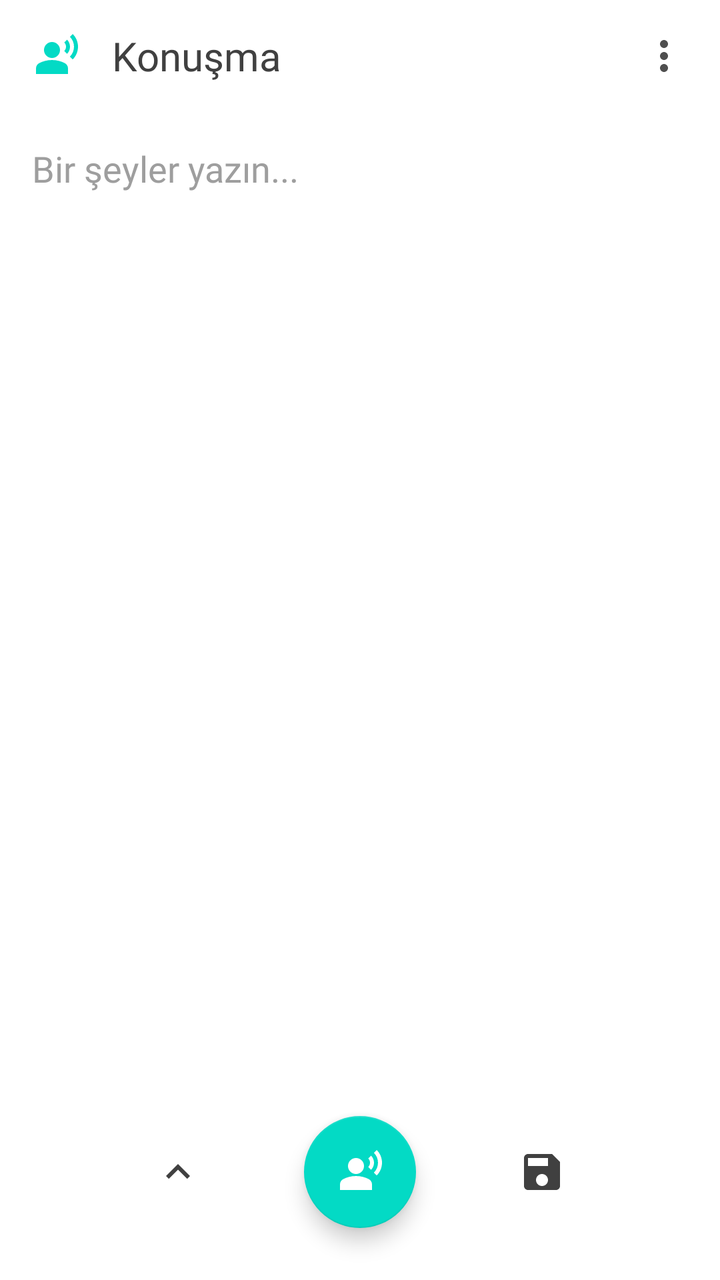
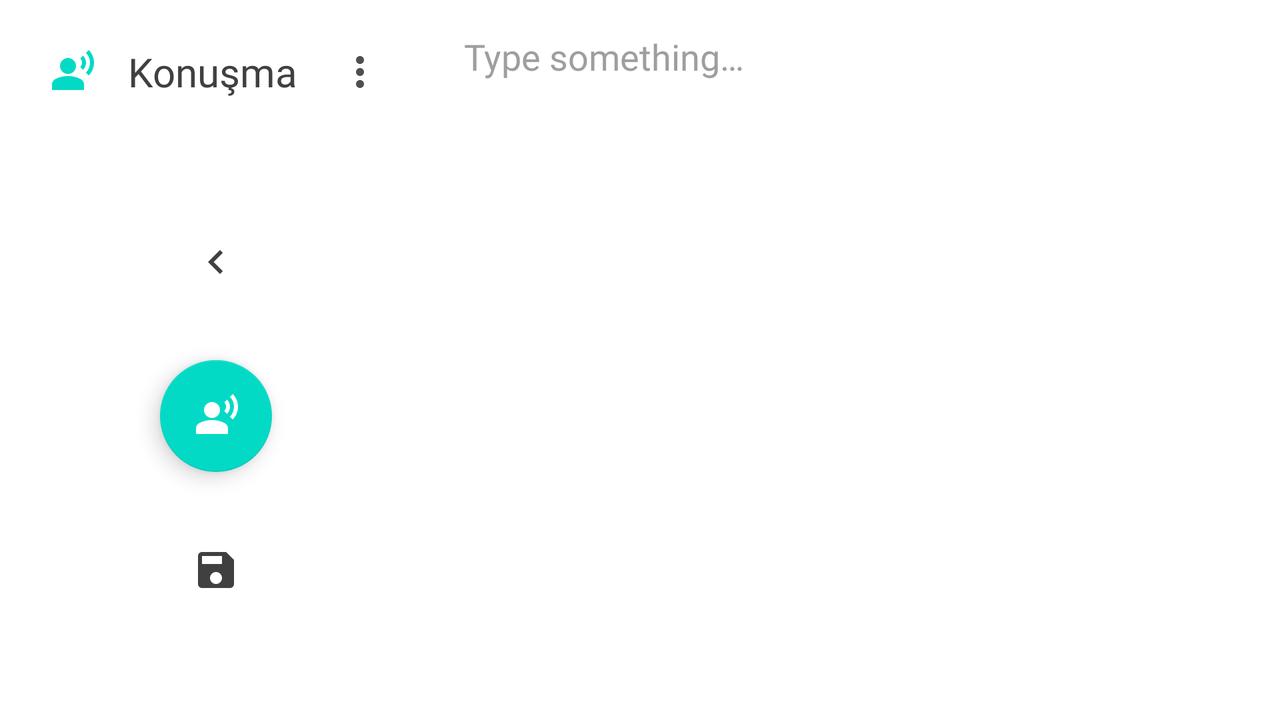

One screen, two layout resources from the same app: the default and the repository's alternative for another configuration. Each is rendered where Android would select it; the XML of both is given below.
<!-- AndroidManifest.xml: application theme Theme.Konuşma -->
<!-- res/layout/activity_main.xml -->
<?xml version="1.0" encoding="utf-8"?>
<LinearLayout xmlns:android="http://schemas.android.com/apk/res/android"
    xmlns:app="http://schemas.android.com/apk/res-auto"
    xmlns:tools="http://schemas.android.com/tools"
    android:id="@+id/main"
    android:layout_width="match_parent"
    android:layout_height="match_parent"
    android:background="@color/grey10"
    android:orientation="vertical"
    tools:context=".MainActivity">

    <LinearLayout
        android:id="@+id/mainWindow"
        android:layout_width="match_parent"
        android:layout_height="match_parent"
        android:orientation="vertical">

        <LinearLayout
            android:id="@+id/mainScreen"
            android:layout_width="match_parent"
            android:layout_height="0dp"
            android:layout_weight="1"
            android:orientation="vertical">

            <LinearLayout
                android:layout_width="match_parent"
                android:layout_height="wrap_content"
                android:gravity="center_vertical"
                android:orientation="horizontal">

                <ImageView
                    android:id="@+id/imageView4"
                    android:layout_width="wrap_content"
                    android:layout_height="wrap_content"
                    android:padding="16dp"
                    app:srcCompat="@drawable/baseline_spatial_audio_off_24"
                    app:tint="@color/teal_200" />

                <TextView
                    android:layout_width="0dp"
                    android:layout_height="wrap_content"
                    android:layout_weight="1"
                    android:text="@string/app_name"
                    android:textColor="@color/grey6"
                    android:textSize="20sp" />

                <ImageView
                    android:id="@+id/optionsButton"
                    android:layout_width="wrap_content"
                    android:layout_height="wrap_content"
                    android:background="@drawable/ripple"
                    android:padding="16dp"
                    app:srcCompat="@drawable/baseline_more_vert_24" />

            </LinearLayout>

            <EditText
                android:id="@+id/editText"
                android:layout_width="match_parent"
                android:layout_height="0dp"
                android:layout_weight="1"
                android:background="@android:color/transparent"
                android:ems="10"
                android:gravity="top"
                android:hint="Bir şeyler yazın..."
                android:inputType="text|textMultiLine"
                android:paddingStart="16dp"
                android:paddingTop="16dp"
                android:paddingEnd="16dp"
                android:paddingBottom="16dp"
                android:scrollbars="vertical"
                android:singleLine="false"
                android:textColor="@color/grey1"
                android:textColorHint="#9e9e9e" />

        </LinearLayout>

        <LinearLayout
            android:id="@+id/bottomNavigation"
            android:layout_width="match_parent"
            android:layout_height="wrap_content"
            android:layout_margin="8dp"
            android:background="@drawable/sheet_bg_2"
            android:orientation="vertical">

            <LinearLayout
                android:id="@+id/optionsLayout"
                android:layout_width="match_parent"
                android:layout_height="wrap_content"
                android:orientation="vertical">

                <LinearLayout
                    android:id="@+id/languageLayout"
                    android:layout_width="match_parent"
                    android:layout_height="wrap_content"
                    android:background="@drawable/ripple2"
                    android:gravity="center_vertical"
                    android:orientation="horizontal"
                    android:padding="16dp"
                    android:visibility="gone">

                    <LinearLayout
                        android:layout_width="0dp"
                        android:layout_height="wrap_content"
                        android:layout_weight="1"
                        android:orientation="vertical">

                        <TextView
                            android:id="@+id/languageText"
                            android:layout_width="match_parent"
                            android:layout_height="wrap_content"
                            android:text="@string/default_language"
                            android:textSize="16sp"
                            android:textStyle="bold" />

                        <TextView
                            android:id="@+id/countryText"
                            android:layout_width="match_parent"
                            android:layout_height="wrap_content"
                            android:text="@string/default_region" />
                    </LinearLayout>

                    <ImageView
                        android:id="@+id/imageView"
                        android:layout_width="wrap_content"
                        android:layout_height="wrap_content"
                        app:srcCompat="@drawable/baseline_arrow_forward_ios_24" />

                </LinearLayout>

                <LinearLayout
                    android:id="@+id/voiceLayout"
                    android:layout_width="match_parent"
                    android:layout_height="wrap_content"
                    android:gravity="center_vertical"
                    android:orientation="horizontal"
                    android:padding="16dp"
                    android:visibility="gone">

                    <TextView
                        android:layout_width="wrap_content"
                        android:layout_height="wrap_content"
                        android:layout_marginEnd="8dp"
                        android:text="@string/voice"
                        android:textSize="14sp" />

                    <androidx.recyclerview.widget.RecyclerView
                        android:id="@+id/voicesList"
                        android:layout_width="match_parent"
                        android:layout_height="wrap_content"
                        android:paddingBottom="3dp" />

                </LinearLayout>

                <LinearLayout
                    android:id="@+id/rateLayout"
                    android:layout_width="match_parent"
                    android:layout_height="wrap_content"
                    android:orientation="horizontal"
                    android:padding="16dp"
                    android:visibility="gone">

                    <TextView
                        android:layout_width="wrap_content"
                        android:layout_height="wrap_content"
                        android:text="@string/rate" />

                    <SeekBar
                        android:id="@+id/rateSeekBar"
                        android:layout_width="wrap_content"
                        android:layout_height="wrap_content"
                        android:layout_marginStart="8dp"
                        android:layout_weight="1"
                        android:max="12"
                        android:progress="6" />

                    <TextView
                        android:id="@+id/rateText"
                        android:layout_width="wrap_content"
                        android:layout_height="wrap_content"
                        android:ems="2"
                        android:gravity="end"
                        android:text="1.0"
                        android:textStyle="bold" />

                </LinearLayout>

                <LinearLayout
                    android:id="@+id/pitchLayout"
                    android:layout_width="match_parent"
                    android:layout_height="wrap_content"
                    android:orientation="horizontal"
                    android:padding="16dp"
                    android:visibility="gone">

                    <TextView
                        android:id="@+id/textView3"
                        android:layout_width="wrap_content"
                        android:layout_height="wrap_content"
                        android:text="@string/pitch" />

                    <SeekBar
                        android:id="@+id/pitchSeekBar"
                        android:layout_width="wrap_content"
                        android:layout_height="wrap_content"
                        android:layout_marginStart="8dp"
                        android:layout_weight="1"
                        android:max="12"
                        android:progress="6" />

                    <TextView
                        android:id="@+id/pitchText"
                        android:layout_width="wrap_content"
                        android:layout_height="wrap_content"
                        android:ems="2"
                        android:gravity="end"
                        android:text="1.0"
                        android:textStyle="bold" />

                </LinearLayout>

                <LinearLayout
                    android:id="@+id/bottomBarLayout"
                    android:layout_width="match_parent"
                    android:layout_height="wrap_content"
                    android:clipToPadding="false"
                    android:gravity="center_horizontal|center_vertical"
                    android:orientation="horizontal"
                    android:padding="18dp">

                    <ImageView
                        android:id="@+id/expandButton"
                        android:layout_width="wrap_content"
                        android:layout_height="wrap_content"
                        android:layout_weight="1"
                        android:background="@drawable/ripple"
                        android:padding="8dp"
                        android:rotation="180"
                        app:srcCompat="@drawable/baseline_expand_more_24" />

                    <com.google.android.material.floatingactionbutton.FloatingActionButton
                        android:id="@+id/playPauseButton"
                        android:layout_width="wrap_content"
                        android:layout_height="wrap_content"
                        android:clickable="true"
                        android:src="@drawable/baseline_spatial_audio_off_24" />

                    <ImageView
                        android:id="@+id/saveButton"
                        android:layout_width="wrap_content"
                        android:layout_height="wrap_content"
                        android:layout_weight="1"
                        android:background="@drawable/ripple"
                        android:padding="8dp"
                        app:srcCompat="@drawable/baseline_save_24" />
                </LinearLayout>
            </LinearLayout>
        </LinearLayout>

    </LinearLayout>

</LinearLayout>
<!-- resources referenced by this layout -->
<resources>
  <color name="grey1">@color/black</color>
  <color name="grey10">@color/white</color>
  <color name="grey6">@color/dark_grey</color>
  <color name="teal_200">#FF03DAC5</color>
  <!-- drawable baseline_arrow_forward_ios_24 (drawable) -->
  <vector xmlns:android="http://schemas.android.com/apk/res/android" android:autoMirrored="true" android:height="24dp" android:tint="@color/grey6" android:viewportHeight="24" android:viewportWidth="24" android:width="24dp">
        
      <path android:fillColor="@android:color/white" android:pathData="M6.23,20.23l1.77,1.77l10,-10l-10,-10l-1.77,1.77l8.23,8.23z"/>
      
  </vector>
  <!-- drawable baseline_expand_more_24 (drawable) -->
  <vector xmlns:android="http://schemas.android.com/apk/res/android" android:height="24dp" android:tint="@color/grey6" android:viewportHeight="24" android:viewportWidth="24" android:width="24dp">
        
      <path android:fillColor="@android:color/white" android:pathData="M16.59,8.59L12,13.17 7.41,8.59 6,10l6,6 6,-6z"/>
      
  </vector>
  <!-- drawable baseline_more_vert_24 (drawable) -->
  <vector xmlns:android="http://schemas.android.com/apk/res/android" android:height="24dp" android:tint="#4F4F4F" android:viewportHeight="24" android:viewportWidth="24" android:width="24dp">
        
      <path android:fillColor="@android:color/white" android:pathData="M12,8c1.1,0 2,-0.9 2,-2s-0.9,-2 -2,-2 -2,0.9 -2,2 0.9,2 2,2zM12,10c-1.1,0 -2,0.9 -2,2s0.9,2 2,2 2,-0.9 2,-2 -0.9,-2 -2,-2zM12,16c-1.1,0 -2,0.9 -2,2s0.9,2 2,2 2,-0.9 2,-2 -0.9,-2 -2,-2z"/>
      
  </vector>
  <!-- drawable baseline_save_24 (drawable) -->
  <vector xmlns:android="http://schemas.android.com/apk/res/android" android:height="24dp" android:tint="@color/grey6" android:viewportHeight="24" android:viewportWidth="24" android:width="24dp">
        
      <path android:fillColor="@android:color/white" android:pathData="M17,3L5,3c-1.11,0 -2,0.9 -2,2v14c0,1.1 0.89,2 2,2h14c1.1,0 2,-0.9 2,-2L21,7l-4,-4zM12,19c-1.66,0 -3,-1.34 -3,-3s1.34,-3 3,-3 3,1.34 3,3 -1.34,3 -3,3zM15,9L5,9L5,5h10v4z"/>
      
  </vector>
  <!-- drawable ripple (drawable) -->
  <?xml version="1.0" encoding="utf-8"?>
  <ripple xmlns:android="http://schemas.android.com/apk/res/android"
      android:color="@color/grey2"
      android:radius="28dp">
  </ripple>
  <!-- drawable ripple2 (drawable) -->
  <?xml version="1.0" encoding="utf-8"?>
  <ripple xmlns:android="http://schemas.android.com/apk/res/android"
      android:color="@color/grey9">
      <item>
          <shape android:shape="rectangle">
              <solid android:color="@color/grey3"/>
              <corners android:topLeftRadius="24dp"
                  android:topRightRadius="24dp"/>
          </shape>
      </item>
  </ripple>
  <string name="app_name" translatable="false">Konuşma</string>
  <string name="default_language">English</string>
  <string name="default_region">United States</string>
  <string name="pitch">Pitch</string>
  <string name="rate">Rate</string>
  <string name="voice">Voice</string>
  <color name="black">#FF000000</color>
  <color name="white">#FFFFFFFF</color>
  <color name="dark_grey">#FF404040</color>
  <color name="grey2">@color/light_grey</color>
  <color name="grey9">@color/less_light_grey</color>
  <color name="grey3">@color/very_light_grey</color>
  <color name="purple_500">#FF6200EE</color>
  <color name="purple_700">#FF3700B3</color>
  <color name="grey0">@color/white</color>
  <color name="teal_700">#FF018786</color>
  <color name="light_grey">#FFCCCCCC</color>
  <color name="less_light_grey">#FFAAAAAA</color>
  <color name="very_light_grey">#FFEEEEEE</color>
</resources>
<!-- res/layout-land/activity_main.xml (the repository's variant of the layout above) -->
<!-- drawn on the phone turned sideways -->
<?xml version="1.0" encoding="utf-8"?>
<LinearLayout xmlns:android="http://schemas.android.com/apk/res/android"
    xmlns:app="http://schemas.android.com/apk/res-auto"
    xmlns:tools="http://schemas.android.com/tools"
    android:id="@+id/main"
    android:layout_width="match_parent"
    android:layout_height="match_parent"
    android:background="@color/grey10"
    android:orientation="vertical"
    tools:context=".MainActivity">

    <LinearLayout
        android:id="@+id/mainWindow"
        android:layout_width="match_parent"
        android:layout_height="match_parent"
        android:orientation="horizontal">

        <LinearLayout
            android:id="@+id/bottomNavigation"
            android:layout_width="wrap_content"
            android:layout_height="match_parent"
            android:layout_margin="8dp"
            android:background="@drawable/sheet_bg_2"
            android:orientation="vertical">

            <LinearLayout
                android:layout_width="match_parent"
                android:layout_height="wrap_content"
                android:gravity="center_vertical"
                android:orientation="horizontal">

                <ImageView
                    android:id="@+id/imageView4"
                    android:layout_width="wrap_content"
                    android:layout_height="wrap_content"
                    android:padding="16dp"
                    app:srcCompat="@drawable/baseline_spatial_audio_off_24"
                    app:tint="@color/teal_200" />

                <TextView
                    android:layout_width="0dp"
                    android:layout_height="wrap_content"
                    android:layout_weight="1"
                    android:text="@string/app_name"
                    android:textColor="@color/grey6"
                    android:textSize="20sp" />

                <ImageView
                    android:id="@+id/optionsButton"
                    android:layout_width="wrap_content"
                    android:layout_height="wrap_content"
                    android:background="@drawable/ripple"
                    android:padding="16dp"
                    app:srcCompat="@drawable/baseline_more_vert_24" />

            </LinearLayout>

            <LinearLayout
                android:id="@+id/bottomBarLayout"
                android:layout_width="200dp"
                android:layout_height="match_parent"
                android:clipToPadding="false"
                android:gravity="center_horizontal|center_vertical"
                android:orientation="vertical"
                android:padding="18dp">

                <ImageView
                    android:id="@+id/expandButton"
                    android:layout_width="wrap_content"
                    android:layout_height="wrap_content"
                    android:layout_weight="1"
                    android:background="@drawable/ripple"
                    android:padding="8dp"
                    android:rotation="180"
                    app:srcCompat="@drawable/baseline_chevron_right_24" />

                <com.google.android.material.floatingactionbutton.FloatingActionButton
                    android:id="@+id/playPauseButton"
                    android:layout_width="wrap_content"
                    android:layout_height="wrap_content"
                    android:clickable="true"
                    android:src="@drawable/baseline_spatial_audio_off_24" />

                <ImageView
                    android:id="@+id/saveButton"
                    android:layout_width="wrap_content"
                    android:layout_height="wrap_content"
                    android:layout_weight="1"
                    android:background="@drawable/ripple"
                    android:padding="8dp"
                    app:srcCompat="@drawable/baseline_save_24" />
            </LinearLayout>
        </LinearLayout>

        <LinearLayout
            android:id="@+id/mainScreen"
            android:layout_width="match_parent"
            android:layout_height="match_parent"
            android:orientation="horizontal">

            <EditText
                android:id="@+id/editText"
                android:layout_width="0dp"
                android:layout_height="match_parent"
                android:layout_weight="1"
                android:background="@android:color/transparent"
                android:ems="10"
                android:gravity="top"
                android:hint="@string/type_something"
                android:inputType="text|textMultiLine"
                android:paddingStart="16dp"
                android:paddingTop="16dp"
                android:paddingEnd="16dp"
                android:paddingBottom="16dp"
                android:scrollbars="vertical"
                android:singleLine="false"
                android:textColor="@color/grey1"
                android:textColorHint="#9e9e9e" />

            <LinearLayout
                android:id="@+id/optionsLayout"
                android:layout_width="wrap_content"
                android:layout_height="match_parent"
                android:layout_margin="8dp"
                android:background="@drawable/sheet_bg_2"
                android:orientation="vertical">

                <LinearLayout
                    android:id="@+id/languageLayout"
                    android:layout_width="270dp"
                    android:layout_height="wrap_content"
                    android:background="@drawable/sheet_bg_2"
                    android:gravity="center_vertical"
                    android:orientation="horizontal"
                    android:padding="16dp"
                    android:visibility="gone">

                    <LinearLayout
                        android:layout_width="0dp"
                        android:layout_height="wrap_content"
                        android:layout_weight="1"
                        android:orientation="vertical">

                        <TextView
                            android:id="@+id/languageText"
                            android:layout_width="match_parent"
                            android:layout_height="wrap_content"
                            android:text="@string/default_language"
                            android:textSize="16sp"
                            android:textStyle="bold" />

                        <TextView
                            android:id="@+id/countryText"
                            android:layout_width="match_parent"
                            android:layout_height="wrap_content"
                            android:text="@string/default_region" />
                    </LinearLayout>

                    <ImageView
                        android:id="@+id/imageView"
                        android:layout_width="wrap_content"
                        android:layout_height="wrap_content"
                        app:srcCompat="@drawable/baseline_arrow_forward_ios_24" />

                </LinearLayout>

                <LinearLayout
                    android:id="@+id/voiceLayout"
                    android:layout_width="match_parent"
                    android:layout_height="wrap_content"
                    android:gravity="center_vertical"
                    android:orientation="horizontal"
                    android:padding="16dp"
                    android:visibility="gone">

                    <TextView
                        android:layout_width="wrap_content"
                        android:layout_height="wrap_content"
                        android:layout_marginEnd="8dp"
                        android:text="@string/voice"
                        android:textSize="14sp" />

                    <androidx.recyclerview.widget.RecyclerView
                        android:id="@+id/voicesList"
                        android:layout_width="match_parent"
                        android:layout_height="wrap_content"
                        android:paddingBottom="3dp" />

                </LinearLayout>

                <LinearLayout
                    android:id="@+id/rateLayout"
                    android:layout_width="match_parent"
                    android:layout_height="wrap_content"
                    android:orientation="horizontal"
                    android:padding="16dp"
                    android:visibility="gone">

                    <TextView
                        android:layout_width="wrap_content"
                        android:layout_height="wrap_content"
                        android:text="@string/rate" />

                    <SeekBar
                        android:id="@+id/rateSeekBar"
                        android:layout_width="wrap_content"
                        android:layout_height="wrap_content"
                        android:layout_marginStart="8dp"
                        android:layout_weight="1"
                        android:max="12"
                        android:progress="6" />

                    <TextView
                        android:id="@+id/rateText"
                        android:layout_width="wrap_content"
                        android:layout_height="wrap_content"
                        android:ems="2"
                        android:gravity="end"
                        android:text="1.0"
                        android:textStyle="bold" />

                </LinearLayout>

                <LinearLayout
                    android:id="@+id/pitchLayout"
                    android:layout_width="match_parent"
                    android:layout_height="wrap_content"
                    android:orientation="horizontal"
                    android:padding="16dp"
                    android:visibility="gone">

                    <TextView
                        android:id="@+id/textView3"
                        android:layout_width="wrap_content"
                        android:layout_height="wrap_content"
                        android:text="@string/pitch" />

                    <SeekBar
                        android:id="@+id/pitchSeekBar"
                        android:layout_width="wrap_content"
                        android:layout_height="wrap_content"
                        android:layout_marginStart="8dp"
                        android:layout_weight="1"
                        android:max="12"
                        android:progress="6" />

                    <TextView
                        android:id="@+id/pitchText"
                        android:layout_width="wrap_content"
                        android:layout_height="wrap_content"
                        android:ems="2"
                        android:gravity="end"
                        android:text="1.0"
                        android:textStyle="bold" />

                </LinearLayout>

            </LinearLayout>
        </LinearLayout>

    </LinearLayout>

</LinearLayout>
<!-- resources referenced by the variant -->
<!-- as the phone turned sideways resolves them -->
<resources>
  <color name="grey1">@color/black</color>
  <color name="grey10">@color/white</color>
  <color name="grey6">@color/dark_grey</color>
  <color name="teal_200">#FF03DAC5</color>
  <!-- drawable baseline_arrow_forward_ios_24 (drawable) -->
  <vector xmlns:android="http://schemas.android.com/apk/res/android" android:autoMirrored="true" android:height="24dp" android:tint="@color/grey6" android:viewportHeight="24" android:viewportWidth="24" android:width="24dp">
        
      <path android:fillColor="@android:color/white" android:pathData="M6.23,20.23l1.77,1.77l10,-10l-10,-10l-1.77,1.77l8.23,8.23z"/>
      
  </vector>
  <!-- drawable baseline_chevron_right_24 (drawable) -->
  <vector xmlns:android="http://schemas.android.com/apk/res/android" android:height="24dp" android:tint="@color/grey6" android:viewportHeight="24" android:viewportWidth="24" android:width="24dp">
        
      <path android:fillColor="@android:color/white" android:pathData="M10,6L8.59,7.41 13.17,12l-4.58,4.59L10,18l6,-6z"/>
      
  </vector>
  <!-- drawable baseline_more_vert_24 (drawable) -->
  <vector xmlns:android="http://schemas.android.com/apk/res/android" android:height="24dp" android:tint="#4F4F4F" android:viewportHeight="24" android:viewportWidth="24" android:width="24dp">
        
      <path android:fillColor="@android:color/white" android:pathData="M12,8c1.1,0 2,-0.9 2,-2s-0.9,-2 -2,-2 -2,0.9 -2,2 0.9,2 2,2zM12,10c-1.1,0 -2,0.9 -2,2s0.9,2 2,2 2,-0.9 2,-2 -0.9,-2 -2,-2zM12,16c-1.1,0 -2,0.9 -2,2s0.9,2 2,2 2,-0.9 2,-2 -0.9,-2 -2,-2z"/>
      
  </vector>
  <!-- drawable baseline_save_24 (drawable) -->
  <vector xmlns:android="http://schemas.android.com/apk/res/android" android:height="24dp" android:tint="@color/grey6" android:viewportHeight="24" android:viewportWidth="24" android:width="24dp">
        
      <path android:fillColor="@android:color/white" android:pathData="M17,3L5,3c-1.11,0 -2,0.9 -2,2v14c0,1.1 0.89,2 2,2h14c1.1,0 2,-0.9 2,-2L21,7l-4,-4zM12,19c-1.66,0 -3,-1.34 -3,-3s1.34,-3 3,-3 3,1.34 3,3 -1.34,3 -3,3zM15,9L5,9L5,5h10v4z"/>
      
  </vector>
  <!-- drawable ripple (drawable) -->
  <?xml version="1.0" encoding="utf-8"?>
  <ripple xmlns:android="http://schemas.android.com/apk/res/android"
      android:color="@color/grey2"
      android:radius="28dp">
  </ripple>
  <string name="app_name" translatable="false">Konuşma</string>
  <string name="default_language">English</string>
  <string name="default_region">United States</string>
  <string name="pitch">Pitch</string>
  <string name="rate">Rate</string>
  <string name="type_something">Type something…</string>
  <string name="voice">Voice</string>
  <style name="Theme.Konuşma" parent="Theme.MaterialComponents.DayNight.NoActionBar">
          
          <item name="colorPrimary">@color/purple_500</item>
          <item name="colorPrimaryVariant">@color/purple_700</item>
          <item name="colorOnPrimary">@color/grey0</item>
          
          <item name="colorSecondary">@color/teal_200</item>
          <item name="colorSecondaryVariant">@color/teal_700</item>
          <item name="colorOnSecondary">@color/white</item>
          
          <item name="android:statusBarColor">@color/white</item>
          
          <item name="android:windowLightStatusBar">true</item>
          <item name="fontFamily">@font/oxygen</item>
      </style>
  <color name="black">#FF000000</color>
  <color name="white">#FFFFFFFF</color>
  <color name="dark_grey">#FF404040</color>
  <color name="grey2">@color/light_grey</color>
  <color name="purple_500">#FF6200EE</color>
  <color name="purple_700">#FF3700B3</color>
  <color name="grey0">@color/white</color>
  <color name="teal_700">#FF018786</color>
  <color name="light_grey">#FFCCCCCC</color>
</resources>
